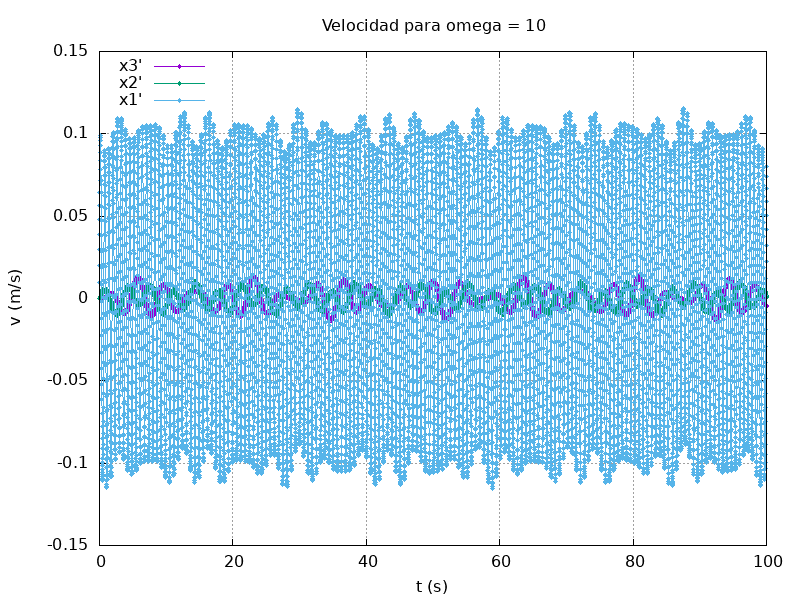

Recreate this plot in gnuplot.
# Configurar el tipo de gráfico
set title " Velocidad para omega = 10"
set xlabel "t (s)"
set ylabel "v (m/s)"
set grid


set terminal png size 800,600
set output 'velocity_omega10.png'
set key left

set xrange [0: 100]


plot "rk4_data_10.txt" using 1:7 with linespoints pointtype 7 pointsize 0.5 title "x3'", \
	"rk4_data_10.txt" using 1:5 with linespoints pointtype 7 pointsize 0.5 title "x2'" , \
	"rk4_data_10.txt" using 1:3 with linespoints pointtype 7 pointsize 0.5 title "x1'", \

